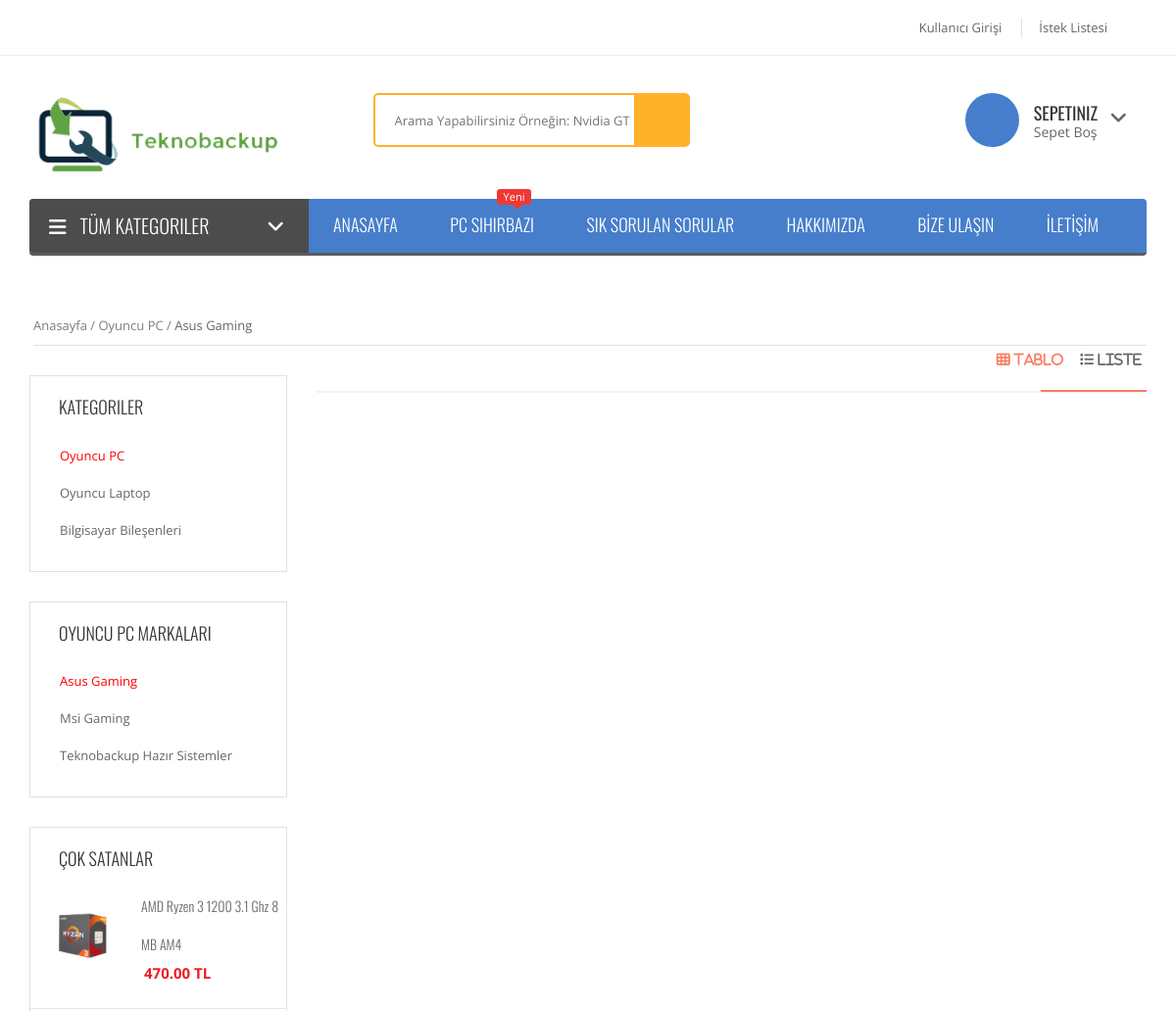
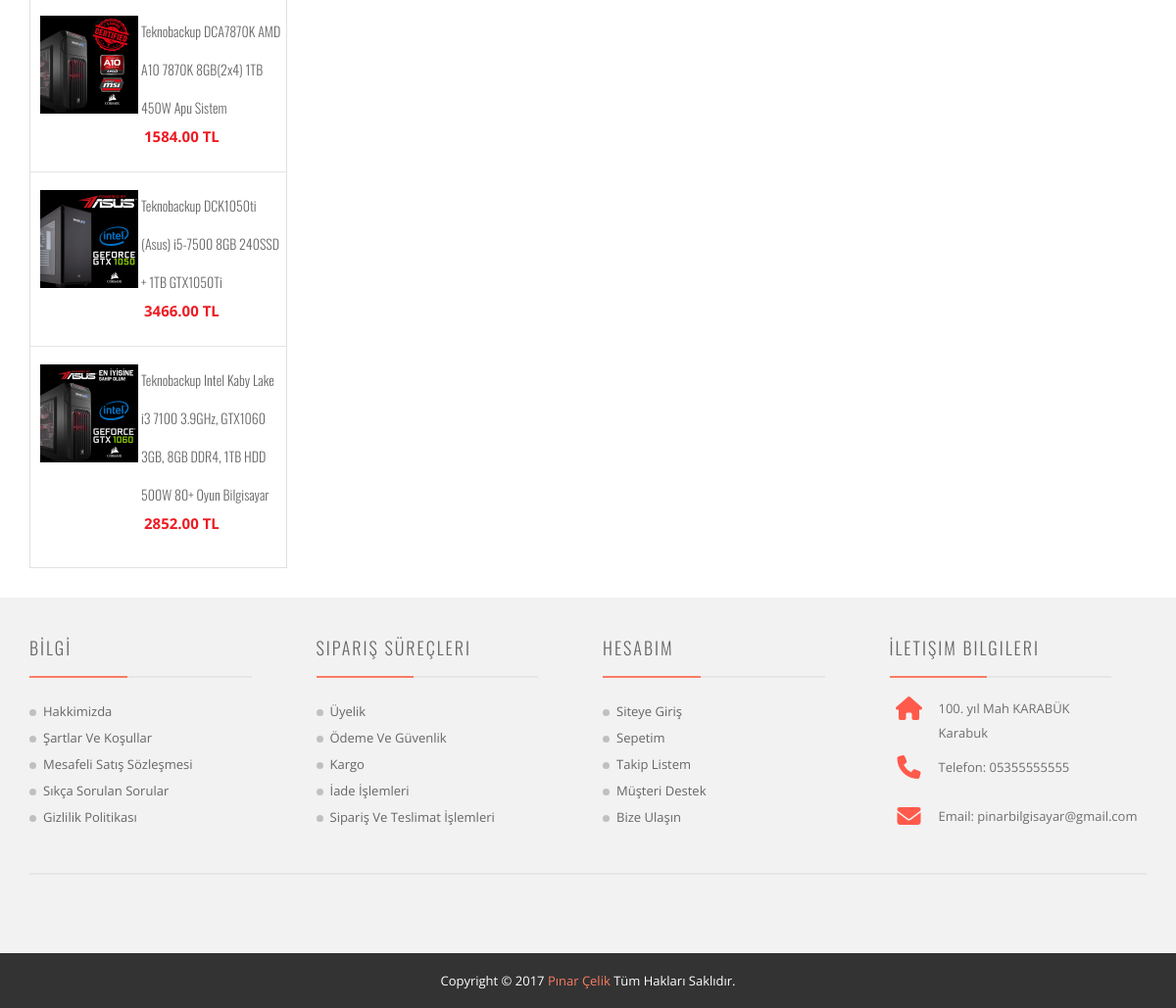
The app's page /altkategori/liste/31 with its own data (2 pictures, top to bottom).
### tables this page shows
CREATE TABLE `kategoriler` (
  `id` int(100) NOT NULL,
  `kat_adi` varchar(100) NOT NULL,
  `kat_aciklama` varchar(250) NOT NULL,
  `kat_keywords` varchar(255) NOT NULL
);

CREATE TABLE `alt_kategoriler` (
  `id` int(250) NOT NULL,
  `kat_id` int(11) NOT NULL,
  `adi` varchar(100) NOT NULL,
  `resim` varchar(250) NOT NULL
);

CREATE TABLE `urunler` (
  `id` int(11) NOT NULL,
  `adi` varchar(200) NOT NULL,
  `altKatId` int(11) NOT NULL,
  `katId` int(11) NOT NULL,
  `miktar` varchar(15) NOT NULL,
  `e_fiyat` decimal(7,2) NOT NULL,
  `y_fiyat` decimal(7,2) NOT NULL,
  `satis_sayisi` varchar(255) NOT NULL,
  `resim` varchar(100) NOT NULL,
  `uzunaciklama` text NOT NULL,
  `aciklama` text NOT NULL,
  `keywords` varchar(255) NOT NULL,
  `tarih` timestamp NOT NULL DEFAULT CURRENT_TIMESTAMP ON UPDATE CURRENT_TIMESTAMP,
  `puan` varchar(255) NOT NULL,
  `oysayisi` varchar(255) NOT NULL
);

CREATE TABLE `ayarlar` (
  `id` int(50) NOT NULL,
  `sirketadi` varchar(20) NOT NULL,
  `keywords` varchar(250) NOT NULL,
  `aciklama` varchar(250) NOT NULL,
  `name` varchar(20) NOT NULL,
  `smtpserver` varchar(50) NOT NULL,
  `smtpport` int(50) NOT NULL,
  `smtpemail` varchar(255) NOT NULL,
  `password` varchar(30) NOT NULL,
  `adres` varchar(200) NOT NULL,
  `sehir` varchar(20) NOT NULL,
  `tel` varchar(30) NOT NULL,
  `fax` varchar(25) NOT NULL,
  `email` varchar(250) NOT NULL,
  `hakkimizda` text NOT NULL,
  `gizlilik` text NOT NULL,
  `sartlar` text NOT NULL,
  `sozlesme` text NOT NULL,
  `facebook` varchar(255) NOT NULL,
  `instagram` varchar(255) NOT NULL,
  `twitter` varchar(255) NOT NULL,
  `xkordinat` double NOT NULL,
  `ykordinat` double NOT NULL
);

### application/controllers/Altkategori.php (called while the page is built, shortened)
<?php
class Altkategori extends CI_Controller {
    public function __construct()
    {
        $this->load->helper('url');
        $this->load->library('session');
        $this->load->database();
        $this->load->model('admin/Database_Model');
    }
	public function liste($id)
	{
	    $query = $this->db->get('ayarlar');
        $data['ayar'] = $query->result();
	    $query = $this->db->get('kategoriler');
        $data['kategori'] = $query->result();
        $data["katsayi"] = $query->num_rows();
        $query = $this->db->get('alt_kategoriler');
        $data['altkategori'] = $query->result();
        $query = $this->db->query("SELECT
alt_kategoriler.id,
kategoriler.kat_adi,
alt_kategoriler.adi,
alt_kategoriler.kat_id,
kategoriler.kat_aciklama,
kategoriler.kat_keywords
FROM
kategoriler
RIGHT JOIN alt_kategoriler ON alt_kategoriler.kat_id = kategoriler.id
WHERE
alt_kategoriler.id =$id");
        $data['katsecili'] = $query->result();
        $query = $this->Database_Model->altkategori_sorgusu($id);
        $data['urun_kat'] = $query->result();
        $query = $this->db->get('alt_kategoriler');
        $data['urun_altkat'] = $query->result();
        $query = $this->Database_Model->coksatan_urundetay_sorgusu();
        $data['coksatan'] = $query->result();
        if($this->session->kullanici_data['id']){
            $k_id = $this->session->kullanici_data['id'];
            $query = $this->Database_Model->sepet_listesi_sorgusu($k_id);
            $data['sepetsayi'] = $query->num_rows();
            $data['headersepet'] = $query->result();
        }else{
            $data['sepetsayi'] = 0;
        }
        $this->load->view('header',$data);
        $this->load->view('urun_altkategori');
        $this->load->view('footer');
	}
}

### index.php (called while the page is built, shortened)
<?php
require_once BASEPATH.'core/CodeIgniter.php';

### application/models/admin/Database_Model.php (called while the page is built, shortened)
<?php
class Database_Model extends CI_Model {
    public function coksatan_urundetay_sorgusu(){
        $query = $this->db->query("SELECT
urunler.id AS urun_id,
urunler.adi,
urunler.altKatId,
urunler.katId,
urunler.miktar,
urunler.e_fiyat,
urunler.y_fiyat,
urunler.satis_sayisi,
urunler.resim,
urunler.uzunaciklama,
urunler.aciklama,
urunler.keywords,
urunler.tarih,
alt_kategoriler.adi AS altkatadi
FROM
urunler
INNER JOIN alt_kategoriler ON urunler.altKatId = alt_kategoriler.id
ORDER BY satis_sayisi DESC
LIMIT 4
");
        return $query;
    }
}

### application/views/urun_altkategori.php (the view, shortened to what this page needs)
<div class="shop_area">
    <div class="container">
        <div class="row">
            <div class="col-md-12">
                <div class="shop_menu">
                    <ul class="cramb_area cramb_area_5">
                        <li><a href="<?= base_url() ?>">Anasayfa / </a></li>
                        <li><a href="<?= base_url() ?>kategori/liste/<?= $katsecili[0]->kat_id ?>"><?= $katsecili[0]->kat_adi ?> / </a></li>
                        <li><?= $katsecili[0]->adi ?></li>
                    </ul>
                </div>
            </div>
        </div>
        <div class="row">
            <div class="col-md-3">
                <div class="category-widget-menu">
                    <h2 class="cat-menu-title text-uppercase">Kategoriler</h2>
                    <div class="menu-categories-container">
                        <ul class="menu-categories">
                            <?php
                            foreach ($kategori as $rs) {
                                if ($rs->id == $katsecili[0]->kat_id ) {
                                    ?>
                                    <li class="active" >
                                        <a style="color:red;" href="<?= base_url() ?>kategori/liste/<?= $rs->id ?>"><?= $rs->kat_adi ?></a>
                                    </li>
                                    <?php
                                }
                                else{
                                    ?>
                                    <li>
                                        <a href="<?= base_url() ?>kategori/liste/<?= $rs->id ?>"><?= $rs->kat_adi ?></a>
                                    </li>
                                    <?php
                                }
                            }
                            ?>
                        </ul>
                    </div>
                </div>
                <div class="category-widget-menu">
                    <h2 class="cat-menu-title text-uppercase"><?= $katsecili[0]->kat_adi ?> Markaları</h2>
                    <div class="menu-categories-container">
                        <ul class="menu-categories">
                            <?php
                            foreach ($urun_altkat as $rs) {
                            if ($rs->kat_id == $katsecili[0]->kat_id && $rs->id == $katsecili[0]->id ) {
                                ?>
                                <li class="active">
                                    <a style="color: red" href="<?= base_url() ?>altkategori/liste/<?= $rs->id ?>"><?= $rs->adi ?></a>
                                </li>
                                <?php
                            }
                            elseif($rs->kat_id == $katsecili[0]->kat_id){
                            ?>
                                <li>
                                    <a href="<?= base_url() ?>altkategori/liste/<?= $rs->id ?>"><?= $rs->adi ?></a>
                                </li>
                                <?php
                            }
                            }
                            ?>
                        </ul>
                    </div>
                </div>
                <div class="row">
                    <div class="col-md-12">
                        <div class="category-widget-menu">
                            <h2 class="cat-menu-title text-uppercase">Çok Satanlar</h2>
                            <?php
                            foreach ($coksatan as $rs) {
                                ?>
                                <div class="all-pros-ex all-pros-ex-2">
                                    <div class="llc_pro">
                                        <div class="sinle_pic_3">
                                            <a style="margin-left: 10px;" href="<?= base_url() ?>home/urun_detayi/<?= $rs->urun_id ?>">
                                                <img class="primary-img" src="<?= base_url() ?>uploads/<?= $rs->resim ?>" alt="<?= $rs->adi ?>" />
                                            </a>
                                        </div>
                                    </div>
                                    <div class="product_content_2">
                                        <div class="usal_pro">
                                            <div class=" product_name_new">
                                                <h2>
                                                    <a href="<?= base_url() ?>home/urun_detayi/<?= $rs->urun_id ?>"><?= $rs->adi ?></a>
                                                </h2>
                                            </div>
                                            <div class="price_box price_box_new price_box_new_3">
                                                <span class="spical-price"><?= $rs->y_fiyat ?> TL</span>
                                            </div>
                                        </div>
                                    </div>
                                </div>
                                <?php
                            }
                            ?>
                        </div>
                    </div>
                </div>
            </div>
            <div class="col-md-9">
                <div class="bar">
                    <div class="right_area">
                        <ul class="retabs" role="tablist">
                            <li role="presentation" class="active"><a href="#home" role="tab" data-toggle="tab"><i class="fa fa-th"> Tablo</i></a></li>
                            <li role="presentation"><a href="#profile" role="tab" data-toggle="tab"><i class="fa fa-list"> Liste</i></a></li>
                        </ul>
                    </div>
                </div>
            </div>
        </div>
    </div>
</div>

### application/views/footer.php (shortened to what this page needs)
<div class="footer_area footer_area_2">
    <div class="container">
        <div class="row">
            <div class="col-md-3 col-sm-6">
                <div class="footer_menu footer_menu_4">
                    <div class="news_heading_2 news_heading_4">
                        <h3>BİLGİ </h3>
                    </div>
                    <div class="footer_menu">
                        <ul>
                            <li>
                                <a href="<?= base_url() ?>hakkimizda">Hakkimizda</a>
                            </li>
                            <li>
                                <a href="<?= base_url() ?>icerik/sartlar">Şartlar ve Koşullar</a>
                            </li>
                            <li>
                                <a href="<?= base_url() ?>icerik/sozlesme">Mesafeli Satış Sözleşmesi</a>
                            </li>
                            <li>
                                <a href="<?= base_url() ?>sikcasorulansorular">Sıkça Sorulan Sorular</a>
                            </li>
                            <li>
                                <a href="<?= base_url() ?>icerik/gizlilik">Gizlilik Politikası</a>
                            </li>
                        </ul>
                    </div>
                </div>
            </div>
            <div class="col-md-3 col-sm-6">
                <div class="footer_menu footer_menu_4">
                    <div class="news_heading_2 news_heading_4">
                        <h3>Sipariş Süreçleri </h3>
                    </div>
                    <div class="footer_menu">
                        <ul>
                            <li>
                                <a href="<?= base_url() ?>home/login">Üyelik</a>
                            </li>
                            <li>
                                <a href="<?= base_url() ?>">Ödeme ve Güvenlik</a>
                            </li>
                            <li>
                                <a href="<?= base_url() ?>">Kargo</a>
                            </li>
                            <li>
                                <a href="<?= base_url() ?>">İade İşlemleri</a>
                            </li>
                            <li>
                                <a href="<?= base_url() ?>">Sipariş ve Teslimat İşlemleri</a>
                            </li>
                        </ul>
                    </div>
                </div>
            </div>
            <div class="col-md-3 col-sm-6">
                <div class="footer_menu footer_menu_4">
                    <div class="news_heading_2 news_heading_4">
                        <h3> Hesabım </h3>
                    </div>
                    <div class="footer_menu">
                        <ul>
                            <li>
                                <a href="<?= base_url() ?>home/login">Siteye Giriş</a>
                            </li>
                            <li>
                                <a href="<?= base_url() ?>home/sepet">Sepetim</a>
                            </li>
                            <li>
                                <a href="<?= base_url() ?>home/istek_listesi">Takip Listem</a>
                            </li>
                            <li>
                                <a href="<?= base_url() ?>iletisim">Müşteri Destek</a>
                            </li>
                            <li>
                                <a href="<?= base_url() ?>bizeulasin">Bize Ulaşın</a>
                            </li>
                        </ul>
                    </div>
                </div>
            </div>
            <div class="col-md-3 col-sm-6">
                <div class="footer_menu footer_menu_2 footer_menu_5 ">
                    <div class="news_heading_2 news_heading_4">
                        <h3> İletişim Bilgileri </h3>
                    </div>
                    <ul>
                        <li>
                            <i class="fa fa-home"></i>
                            <p><?= $ayar[0]->adres ?></p>
                            <p><?= $ayar[0]->sehir ?></p>
                        </li>
                        <li>
                            <i class="fa fa-phone"></i>
                            <p>Telefon: <?= $ayar[0]->tel ?></p>
                        </li>
                        <li>
                            <i class="fa fa-envelope"></i>
                            <p>Email: <?= $ayar[0]->email ?></p>
                        </li>
                    </ul>
                </div>
            </div>
        </div>
    </div>
    <div class="footer_middle">
        <div class="container">
            <div class="fotter_inner fotter_inner_2">
                <div class="middele_pic">
                </div>
            </div>
        </div>
    </div>
</div>
<div class="footer-bottom">
    <div class="container">
        <div class="widget-copyright text-center">
            Copyright © 2017
            <a href="#">Pınar Çelik</a> Tüm Hakları Saklıdır.
        </div>
    </div>
</div>
</body>
</html>

### records on screen
kategoriler: kat_adi "Oyuncu PC", alt_kategoriler.adi "Asus Gaming", kat_adi "OYUNCU PC"
kategoriler: kat_adi "Oyuncu Laptop"
kategoriler: kat_adi "Bilgisayar Bileşenleri"
alt_kategoriler: adi "Asus Gaming"
alt_kategoriler: adi "Msi Gaming"
alt_kategoriler: adi "Teknobackup Hazır Sistemler"
urunler: resim (picture), adi "AMD Ryzen 3 1200 3.1 Ghz 8 MB AM4", y_fiyat "470.00"
urunler: resim (picture), adi "Teknobackup DCA7870K AMD A10 7870K 8GB(2x4) 1TB 450W Apu Sistem", y_fiyat "1584.00"
urunler: resim (picture), adi "Teknobackup DCK1050ti (Asus) i5-7500 8GB 240SSD + 1TB GTX1050Ti", y_fiyat "3466.00"
urunler: resim (picture), adi "Teknobackup Intel Kaby Lake i3 7100 3.9GHz, GTX1060 3GB, 8GB DDR4, 1TB HDD 500W 80+ Oyun Bilgisayar", y_fiyat "2852.00"
ayarlar: adres "100. yıl Mah KARABÜK", sehir "Karabuk", tel "05355555555", email "pinarbilgisayar@gmail.com"
